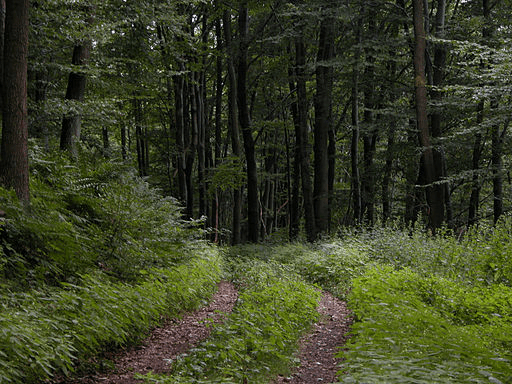
#> input picture DataToWorkWith/INT.jpg, 512 x 384 px, found by its file name
$ jupyter execute 'Intensity Transformations.ipynb'
#> lines starting #> are read from the running program, lines starting #| are printed output that depends on the picture; after the words box and inside, x2 and y2 are one past the last pixel; in counts of white or black regions, pixels touching at a corner belong together
# Menu driven program to perform intensity transformation on images

    Name : Shreyash Bhatkar
    Roll no.48
    ETA-Batch2

### Import the necessary packages

[cell 1]
import numpy as np
import cv2

### Input image

[cell 2]
img = cv2.imread('INT.jpg',0)
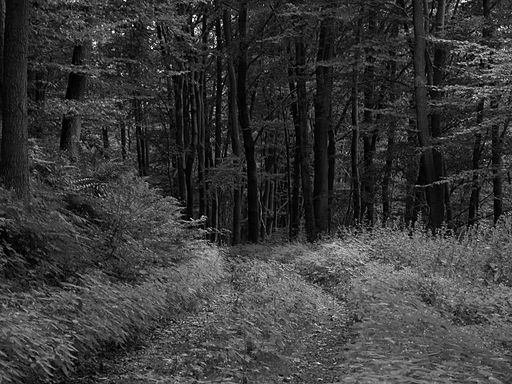
#> img: shape (384, 512); min 1, max 243, mean 58
#> the answer given: 1
cv2.imshow('original',img)
cv2.waitKey(0)
cv2.destroyAllWindows()

## <1>Intensity Level Slicing With Background

[cell 3]
def W():
    row, column = img.shape[:2]

    img1 = np.zeros((row,column),dtype = 'uint8')
    min_range = int(input("Enter minimum range : "))
    max_range = int(input("Enter maximum range : "))
    for i in range(row):
        for j in range(column):
            if img[i,j]>=min_range and img[i,j]<=max_range:
                img1[i,j] = 255
            else:
                img1[i,j]

            return img1

>np.int16 corressponds to unit8, unsigned 8-bit integer that can represent values from 0 to 255 (non negative)

>If the image is 8-bit unsigned, it is displayed as is.

>If the image is 16-bit unsigned or 32-bit integer, the pixels are divided by 256. That is, the value range [0,255*256] is mapped to [0,255].

## <2>Intensity Level Slicing Without Background

[cell 4]
def WO():
    row, column = img.shape[:2]
#> row = 384; column = 512

    img1 = np.zeros((row,column),dtype = 'uint8')
    min_range = int(input("Enter minimum range : "))
#> the answer given: 3
    max_range = int(input("Enter maximum range : "))
#> the answer given: 3
    for i in range(row):
        for j in range(column):
            if img[i,j]>=min_range and img[i,j]<=max_range:
                img1[i,j] = 255
            else:
                img1[i,j] = 0
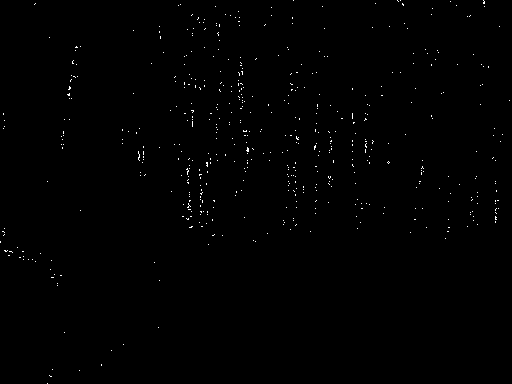
#> img1: shape (384, 512); 0.43% white in thin lines or dots
    cv2.imshow('Intensity transf', img1)
    cv2.waitKey(0)
    return img1

## <3> Log Transform

[cell 5]
def logt():

    # Applying log transform.

    c = 255/(np.log(1 + np.max(img)))
    log_transformed = c * np.log(1 + img)

    # Specify the data type.

    log_transformed = np.array(log_transformed, dtype = np.uint8)

    return log_transformed

## <4>  Power Law

[cell 6]
def pow():

    gamma=float(input('input gamma value'))

    gamma_corrected = np.array(255*(img / 255) ** gamma, dtype = 'uint8')

    return gamma_corrected

### This is the default case when user puts unbounded input this gets executed

[cell 7]
def default():
    return "Incorrect Input"

### Driver program

[cell 8]
while True:
    print("\tMenu:\n\
           1. Intensity Level Slicing Without Background \n\
           2. Intensity Level Slicing With Background \n\
           3. Log Transform \n\
           4. Power Law \n\
           0. Exit\n")
    c = int(input(print("Enter your choice")))
#> the answer given: 1
    if c == 1:
        final_img=WO()
#> the answer given: 3
#> the answer given: 3
